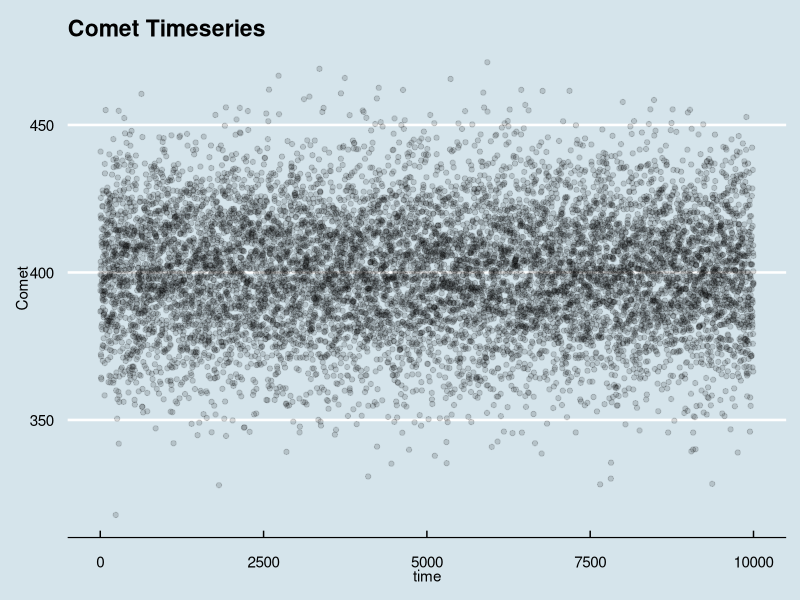
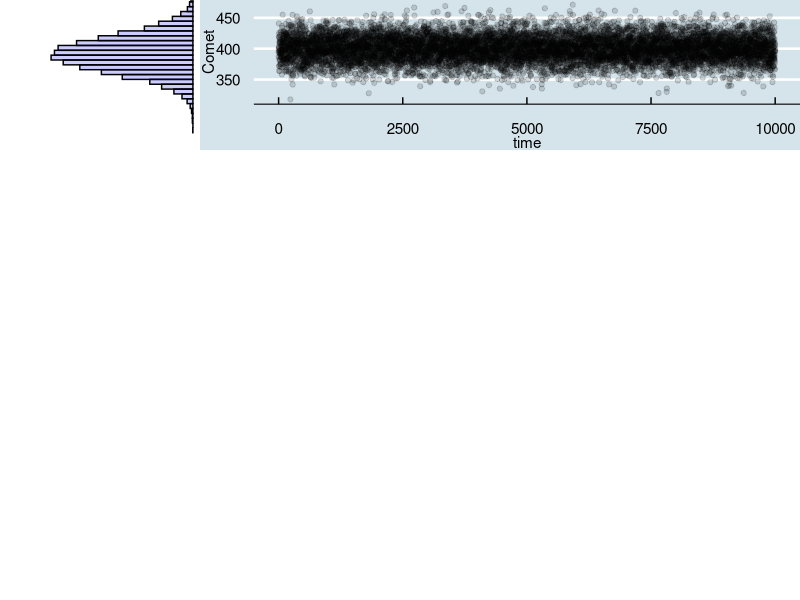
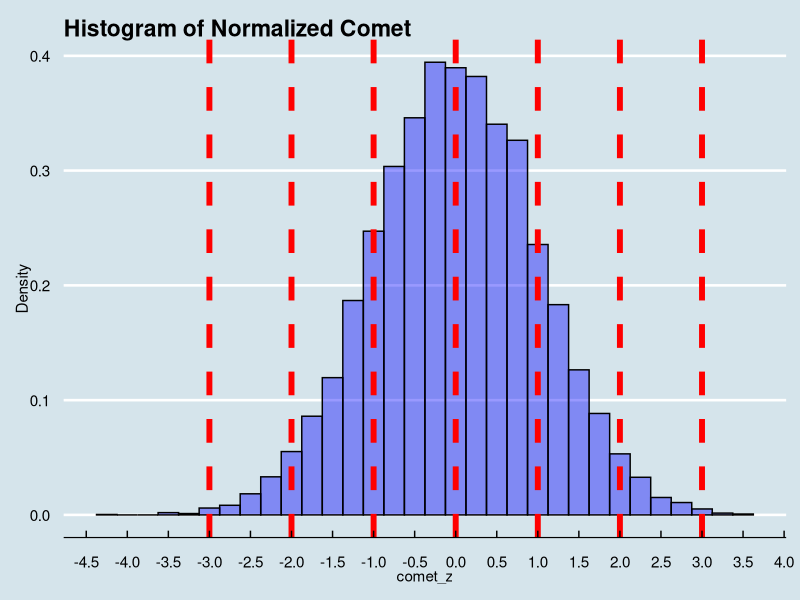
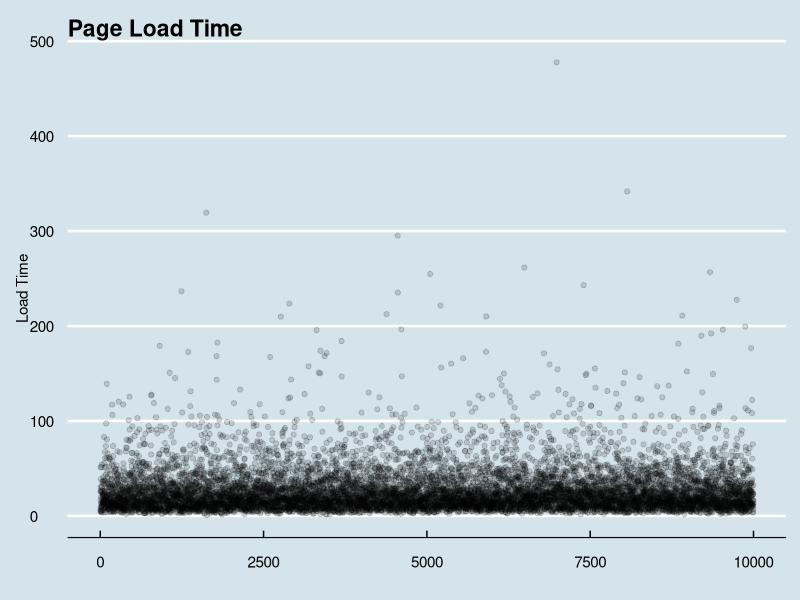
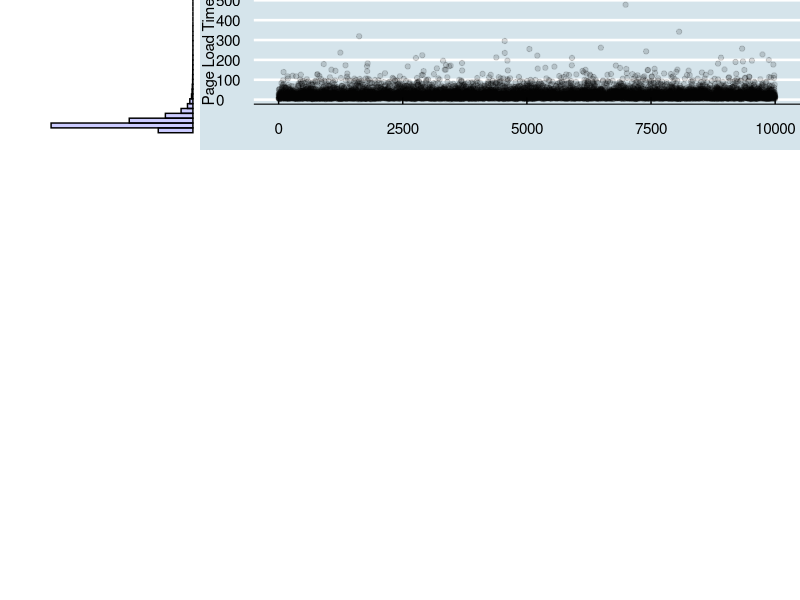
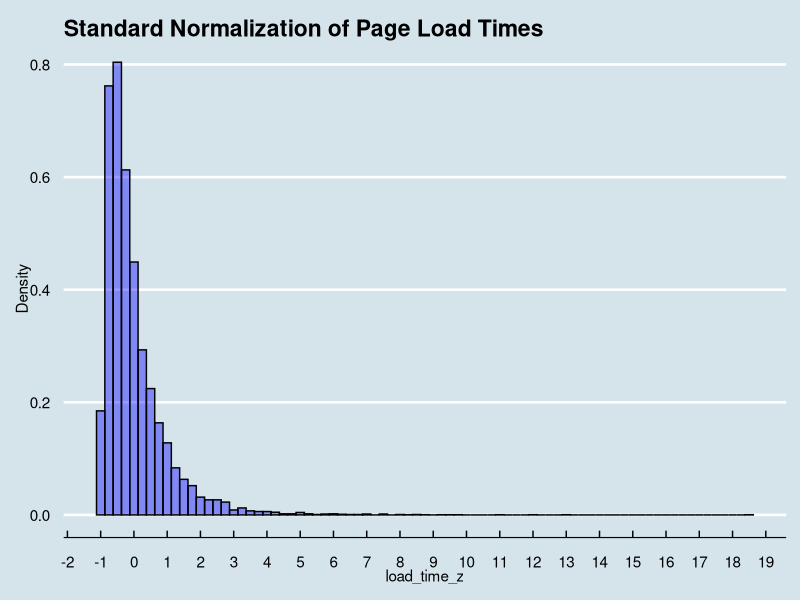
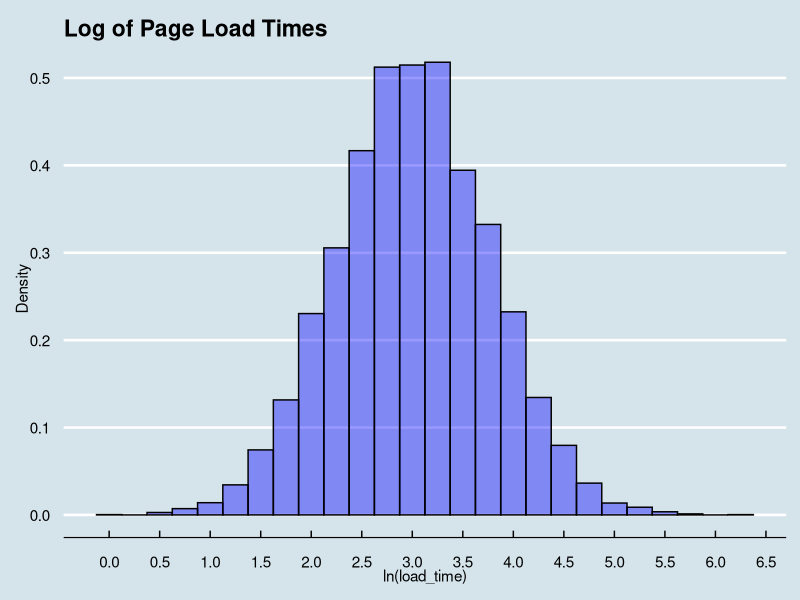
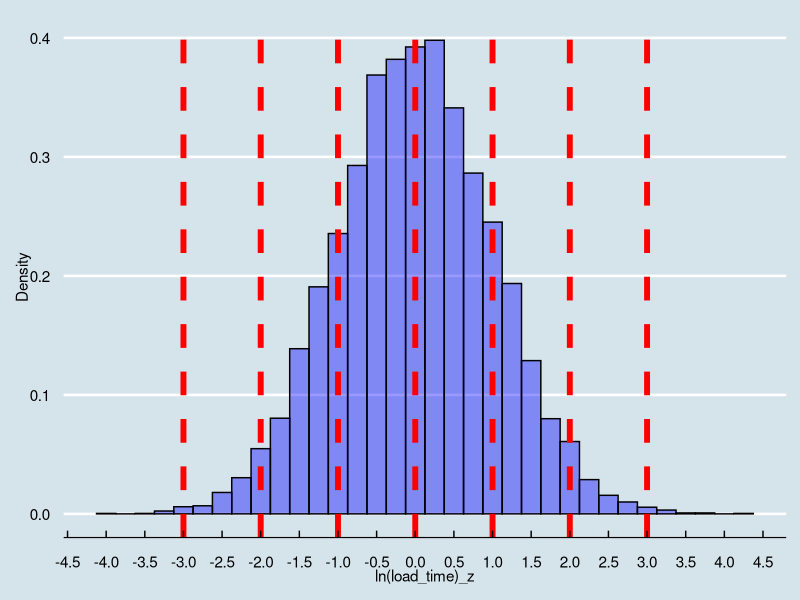

Write R code to recreate these figures, in order.
## ---- chunk 1
library("ggplot2")
library("ggthemes")
library("scales") # for pretty_breaks
library("knitr") # setting options
library("gridExtra") # for arrangeGrob
options(scipen=500000)
set.seed(271)
## ---- chunk 2
opts_chunk$set(fig.width=8, fig.height=4)
N = 1e4
## ---- chunk 3
df <- data.frame(comet = rnorm(N) * 20 + 400)

ggplot(df, aes(x=seq_along(comet), y=comet)) +
  geom_point(alpha=0.15) +
  theme_economist() + scale_colour_economist() +
  ggtitle("Comet Timeseries") +
  ylab("Comet") + xlab("time")
## ---- chunk 4
ts_comet <- ggplot(df, aes(x=seq_along(comet), y=comet)) +
  geom_point(alpha=0.15) +
  theme_economist() + scale_colour_economist() +
  theme(legend.position="none",plot.margin=unit(c(0,0,0,0),"points")) +
  ylab("Comet") + xlab("time")

theme0 <- function(...) theme( legend.position = "none",
                               panel.background = element_blank(),
                               panel.grid.major = element_blank(),
                               panel.grid.minor = element_blank(),
                               panel.margin = unit(0,"null"),
                               axis.ticks = element_blank(),
                               axis.text.x = element_blank(),
                               axis.text.y = element_blank(),
                               axis.title.x = element_blank(),
                               axis.title.y = element_blank(),
                               axis.ticks.length = unit(0,"null"),
                               axis.ticks.margin = unit(0,"null"),
                               panel.border=element_rect(color=NA),...)

hist_comet <- ggplot(df, aes(x=seq_along(comet), y=comet)) + 
  geom_histogram(aes(x=comet, y=-..density..), colour="black", fill="blue", alpha=0.2) +
  coord_flip() +
  theme_bw() +
  theme0(plot.margin = unit(c(-1,0,0.5,2.2),"lines"))

grid.arrange(arrangeGrob(hist_comet, ts_comet,ncol=2,widths=c(1,3)),heights=c(1,3))
## ---- chunk 5
mean(df$comet)
sd(df$comet)
max(df$comet)
min(df$comet)
max(df$comet) - min(df$comet)
## ---- chunk 6
df$comet_z <- (df$comet - mean(df$comet)) / sd(df$comet)

ggplot(df, aes(x=comet_z)) +
  geom_histogram(aes(y=..density..), binwidth=0.25, colour="black", fill="blue", alpha=0.4) +
  theme_economist() + scale_colour_economist() +
  scale_x_continuous(breaks=pretty_breaks(n=21)) +
  geom_vline(xintercept=-3:3, color="red", linetype="dashed", size=2) +
  ggtitle("Histogram of Normalized Comet") +
  ylab("Density") + xlab("comet_z")
## ---- chunk 7
df$load_time <- rlnorm(N, meanlog=3, sdlog=0.75)

ggplot(df, aes(x=seq_along(load_time), y=load_time)) +
  geom_point(alpha=0.15) +
  theme_economist() + scale_colour_economist() +
  ggtitle("Page Load Time") +
  ylab("Load Time") + xlab("")
## ---- chunk 8
ts_page <- ggplot(df, aes(x=seq_along(load_time), y=load_time)) +
  geom_point(alpha=0.15) +
  theme_economist() + scale_colour_economist() +
  theme(legend.position="none",plot.margin=unit(c(0,0,0,0),"points")) +
  ylab("Page Load Time") + xlab("")

theme0 <- function(...) theme( legend.position = "none",
                               panel.background = element_blank(),
                               panel.grid.major = element_blank(),
                               panel.grid.minor = element_blank(),
                               panel.margin = unit(0,"null"),
                               axis.ticks = element_blank(),
                               axis.text.x = element_blank(),
                               axis.text.y = element_blank(),
                               axis.title.x = element_blank(),
                               axis.title.y = element_blank(),
                               axis.ticks.length = unit(0,"null"),
                               axis.ticks.margin = unit(0,"null"),
                               panel.border=element_rect(color=NA),...)

hist_page <- ggplot(df, aes(x=seq_along(load_time), y=load_time)) + 
  geom_histogram(aes(x=load_time, y=-..density..), colour="black", fill="blue", alpha=0.2) +
  coord_flip() +
  theme_bw() +
  theme0(plot.margin = unit(c(-1,0,0.5,2.2),"lines"))

grid.arrange(arrangeGrob(hist_page, ts_page,ncol=2,widths=c(1,3)),heights=c(1,3))
## ---- chunk 9
df$load_time_z <- (df$load_time - mean(df$load_time)) / sd(df$load_time)

ggplot(df, aes(x=load_time_z)) +
  geom_histogram(aes(y=..density..), binwidth=0.25, colour="black", fill="blue", alpha=0.4) +
  theme_economist() + scale_colour_economist() +
  scale_x_continuous(breaks=pretty_breaks(n=21)) +
  ggtitle("Standard Normalization of Page Load Times") +
  ylab("Density") + xlab("load_time_z")
## ---- chunk 10
quantile(df$comet_z, 0.999)
## ---- chunk 11
quantile(df$load_time_z, 0.999)
## ---- chunk 12
df$lload_time <- log(df$load_time)

ggplot(df, aes(x=lload_time)) +
  geom_histogram(aes(y=..density..), binwidth=0.25, colour="black", fill="blue", alpha=0.4) +
  theme_economist() + scale_colour_economist() +
  scale_x_continuous(breaks=pretty_breaks(n=21)) +
  ggtitle("Log of Page Load Times") +
  ylab("Density") + xlab("ln(load_time)")
## ---- chunk 13
df$lload_time_z <- (df$lload_time - mean(df$lload_time)) / sd(df$lload_time)

ggplot(df, aes(x=lload_time_z)) +
  geom_histogram(aes(y=..density..), binwidth=0.25, colour="black", fill="blue", alpha=0.4) +
  theme_economist() + scale_colour_economist() +
  scale_x_continuous(breaks=pretty_breaks(n=21)) +
  geom_vline(xintercept=-3:3, color="red", linetype="dashed", size=2) +
  ylab("Density") + xlab("ln(load_time)_z")
